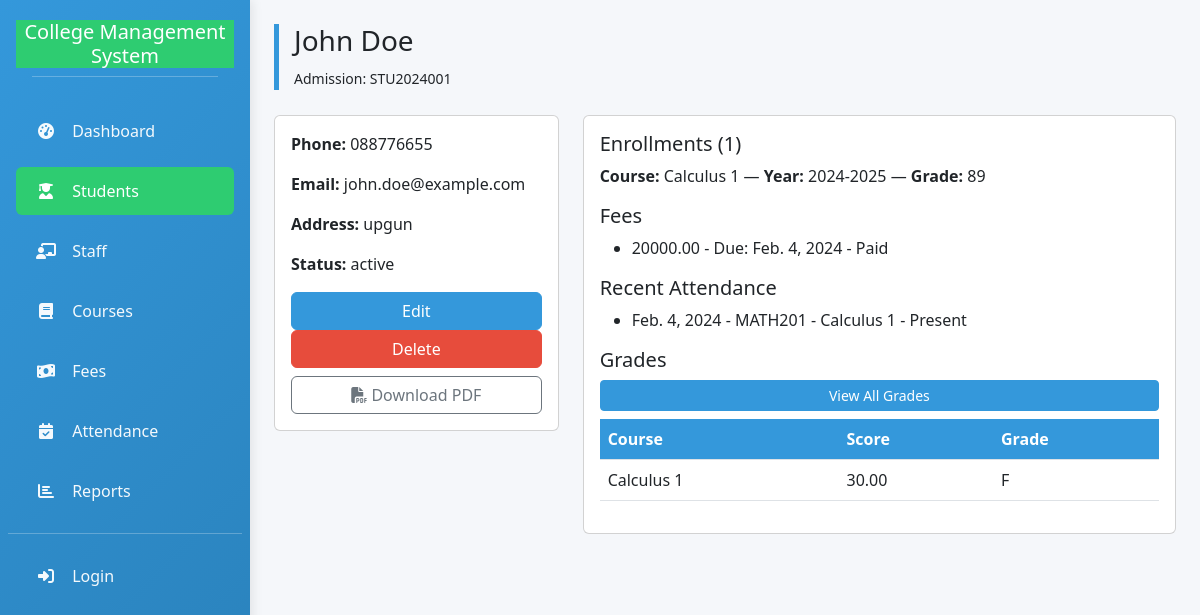
Screenshot of /students/9/ with the database file from the repository.
### college_db/models.py (models this page shows, shortened)
class Student(models.Model):
    college = models.ForeignKey(College, on_delete=models.CASCADE)
    admission_number = models.CharField(max_length=50, unique=True)
    first_name = models.CharField(max_length=120)
    last_name = models.CharField(max_length=120)
    gender = models.CharField(max_length=1, choices=GENDER_CHOICES)
    date_of_birth = models.DateField(null=True, blank=True)
    phone = models.CharField(max_length=50, blank=True)
    email = models.EmailField(blank=True)
    address = models.TextField(blank=True)
    status = models.CharField(max_length=20, choices=STATUS_CHOICES, default='active')
    department = models.CharField(max_length=200, blank=True, null=True)
    academic_year = models.CharField(max_length=50, blank=True, null=True)
    created_at = models.DateTimeField(auto_now_add=True)

class Enrollment(models.Model):
    student = models.ForeignKey(Student, on_delete=models.CASCADE, related_name='enrollments')
    course = models.ForeignKey(Course, on_delete=models.CASCADE)
    academic_year = models.CharField(max_length=20)  # Changed to CharField
    date_enrolled = models.DateField(default=timezone.now)
    grade = models.CharField(max_length=10, blank=True, null=True)
    class Meta:
        unique_together = ('student', 'course', 'academic_year')

class Course(models.Model):
    department = models.CharField(max_length=200, blank=True, null=True)
    code = models.CharField(max_length=50, unique=True)
    name = models.CharField(max_length=255)
    description = models.TextField(blank=True)
    credit_units = models.PositiveSmallIntegerField(default=0)
    def __str__(self):
        return f"{self.code} - {self.name}"

class Fee(models.Model):
    student = models.ForeignKey(Student, on_delete=models.CASCADE, related_name='fees')
    amount = models.DecimalField(max_digits=10, decimal_places=2)
    due_date = models.DateField()
    paid = models.BooleanField(default=False)
    payment_date = models.DateField(null=True, blank=True)
    note = models.TextField(blank=True, null=True)

class Attendance(models.Model):
    student = models.ForeignKey(Student, on_delete=models.CASCADE)
    course = models.ForeignKey(Course, on_delete=models.SET_NULL, null=True, blank=True)
    date = models.DateField()
    present = models.BooleanField(default=True)
    note = models.CharField(max_length=255, blank=True)
    class Meta:
        unique_together = ('student', 'course', 'date')

class StudentGrade(models.Model):
    student = models.ForeignKey('Student', on_delete=models.CASCADE, related_name='grades')
    course = models.ForeignKey('Course', on_delete=models.SET_NULL, null=True, blank=True)
    academic_year = models.CharField(max_length=20, blank=True, null=True, help_text="e.g., 2024-2025, First Year, etc.")
    score = models.DecimalField(max_digits=5, decimal_places=2, help_text="Numeric score or percentage (0-100)")
    grade_label = models.CharField(max_length=10, blank=True)   # filled automatically
    remark = models.CharField(max_length=255, blank=True)
    recorded_by = models.ForeignKey(settings.AUTH_USER_MODEL, on_delete=models.SET_NULL, null=True, blank=True)
    recorded_at = models.DateTimeField(auto_now_add=True)
    class Meta:
        unique_together = ('student', 'course', 'academic_year')  # optional; ensures one grade per student/course/year

### college_db/views.py (the view)
# urls.py: path('students/<int:student_id>/', views.view_student, name='view_student'),
def view_student(request, student_id):
    student = get_object_or_404(
        Student.objects
        .select_related("college")  # Only foreign keys here
        .prefetch_related(
            Prefetch('enrollments', queryset=Enrollment.objects.select_related('course'))  # REMOVE 'academic_year'
        ),
        pk=student_id
    )
    enrollments = student.enrollments.all()
    fees = student.fees.all()
    attendance = student.attendance_set.all().order_by('-date')[:20]
    return render(request, 'college_db/view_student.html', {
        'student': student,
        'enrollments': enrollments,
        'fees': fees,
        'attendance': attendance
    })

### college_db/templates/college_db/view_student.html (shortened to what this page needs)
{% extends 'college_db/base.html' %}
{% block content %}
<div class="page-header">
  <h3>{{ student.first_name }} {{ student.last_name }}</h3>
  <small>Admission: {{ student.admission_number }}</small>
</div>
<div class="row">
  <div class="col-md-4">
  <div class="card p-3">
    <p><strong>Phone:</strong> {{ student.phone }}</p>
    <p><strong>Email:</strong> {{ student.email }}</p>
    <p><strong>Address:</strong> {{ student.address }}</p>
    <p><strong>Status:</strong> {{ student.status }}</p>
    <a class="btn btn-primary" href="{% url 'edit_student' student.id %}">Edit</a>
    <a class="btn btn-danger" href="{% url 'delete_student' student.id %}">Delete</a>
    <a class="btn btn-outline-secondary mt-2" href="{% url 'student_pdf' student.id %}"><i class="fas fa-file-pdf"></i> Download PDF</a>
  </div>
</div>
  <div class="col-md-8">
    <div class="card p-3">
      <h5>Enrollments ({{ enrollments|length }})</h5>
      {% if enrollments %}
        <ul class="list-unstyled">
          {% for e in enrollments %}
            <li>
              <strong>Course:</strong>
              {% if e.course %}{{ e.course.name }}{% else %}<em class="text-muted">No course set</em>{% endif %}
              —
              <strong>Year:</strong>
              {% if e.academic_year %}{{ e.academic_year }}{% else %}<em class="text-muted">No year</em>{% endif %}
              {% if e.grade %} — <strong>Grade:</strong> {{ e.grade }}{% endif %}
            </li>
          {% endfor %}
        </ul>
      {% else %}
        <p class="text-muted">
          No enrollments for this student.
          Use <a href="{% url 'add_enrollment' student.id %}">Add Enrollment</a>
        </p>
      {% endif %}
      <h5>Fees</h5>
      <ul>
        {% for f in fees %}
          <li>{{ f.amount }} - Due: {{ f.due_date }} - {{ f.paid|yesno:"Paid,Unpaid" }}</li>
        {% empty %}
          <li>No fee records</li>
        {% endfor %}
      </ul>
      <h5>Recent Attendance</h5>
      <ul>
        {% for a in attendance %}
          <li>{{ a.date }} - {{ a.course }} - {{ a.present|yesno:"Present,Absent" }}</li>
        {% empty %}
          <li>No attendance records</li>
        {% endfor %}
      </ul>
      <h5>Grades</h5>
      <a class="btn btn-sm btn-primary mb-2" href="{% url 'student_grades' student.id %}">View All Grades</a>
      {% with grades=student.grades.all|slice:":5" %}
        <table class="table">
          <thead><tr><th>Course</th><th>Score</th><th>Grade</th></tr></thead>
          <tbody>
            {% for g in grades %}
              <tr>
                <td>{% if g.course %}{{ g.course.name }}{% else %}-{% endif %}</td>
                <td>{{ g.score }}</td>
                <td>{{ g.grade_label }}</td>
              </tr>
            {% empty %}
              <tr><td colspan="3">No grades yet.</td></tr>
            {% endfor %}
          </tbody>
        </table>
      {% endwith %}
    </div>
  </div>
</div>
{% endblock %}

### college_db/templates/college_db/base.html (style rules this page uses)
:root { --primary: #3498db; --secondary: #2ecc71; --accent: #e74c3c; --light: #f8f9fa; --dark: #34495e; --warning: #f39c12; --info: #17a2b8; }
body { background-color: #f5f7fa; font-family: 'Segoe UI', Tahoma, Geneva, Verdana, sans-serif; }
.page-header { border-left: 5px solid var(--primary); padding-left: 15px; margin-bottom: 25px; }
.btn-primary { background-color: var(--primary); border-color: var(--primary); }
.btn-danger { background-color: var(--accent); border-color: var(--accent); }
.table thead th { background-color: var(--primary); color:#fff; }

### rows the page displays
Student: first_name "John", last_name "Doe", admission_number "STU2024001", phone "088776655", email "john.doe@example.com", address "upgun", status "active"
Enrollment: course.name "Calculus 1", academic_year "2024-2025", grade "89"
Fee: amount "20000.00", due_date "Feb. 4, 2024", paid "Paid"
Attendance: date "Feb. 4, 2024", course "MATH201 - Calculus 1", present "Present"
StudentGrade: course.name "Calculus 1", score "30.00", grade_label "F"

### other values shown
{{ enrollments|length }} "1"
